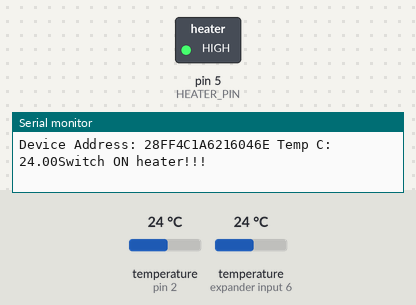
Bench run of a sketch on a simulated Arduino Uno, built with avr-gcc and run on an emulated ATmega328P. Shown: switched loads named in the sketch (green lamp = pin HIGH), the last lines printed to the serial monitor. Dashed ring = blinking. The test bench sets the inputs (shaded band); at power-on: temperature (sensors on pin 2, expander input 6) 24 °C.

Above: at 1.3 s.
1.4 s: temperature (sensor on pin 2) set to 26.8 °C
2.9 s: temperature (sensor on pin 2) set to 27.9 °C
At 3.5 s:
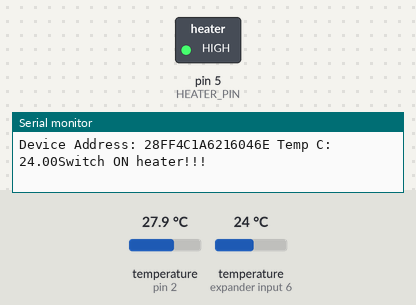
6.3 s: temperature (sensor on expander input 6) set to 26.9 °C
9.7 s: temperature (sensor on expander input 6) set to 27.9 °C
At 11.1 s:
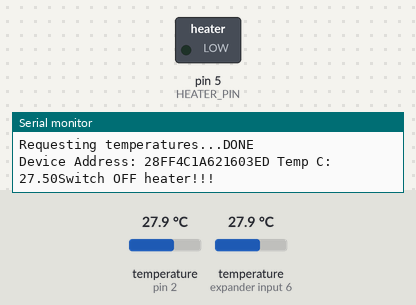
11.9 s: temperature (sensor on pin 2) set to 12 °C
At 12.9 s:
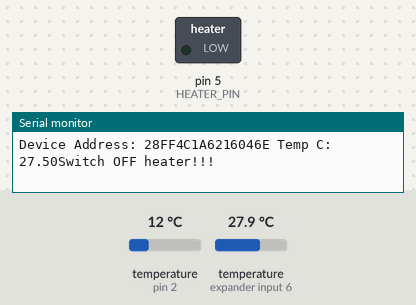
15.3 s: temperature (sensor on pin 2) set to 28 °C
At 15.3 s:
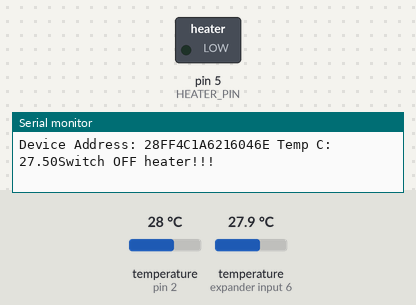
Timing chart, 0 to 17.8 s (numbered marks = the images above; inputs shaded):
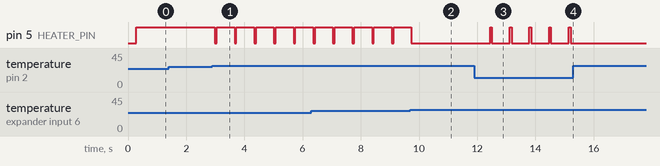

The sketch:

sketch.ino
```cpp
// Include the libraries we need
#include <OneWire.h>
#include <DallasTemperature.h>

// Data wire is plugged into port 2 on the Arduino
#define ONE_WIRE_BUS 2
#define TEMPERATURE_PRECISION 9

#define HEATER_PIN 5
// Setup a oneWire instance to communicate with any OneWire devices (not just Maxim/Dallas temperature ICs)
OneWire oneWire(ONE_WIRE_BUS);

// Pass our oneWire reference to Dallas Temperature.
DallasTemperature sensors(&oneWire);

// arrays to hold device addresses
DeviceAddress insideThermometer, outsideThermometer;

void setup(void)
{
  pinMode(HEATER_PIN, OUTPUT);

  Serial.begin(9600);
  Serial.println("Dallas Temperature IC Control Library Demo");

  // Start up the library
  sensors.begin();

  // locate devices on the bus
  Serial.print("Locating devices...");
  Serial.print("Found ");
  Serial.print(sensors.getDeviceCount(), DEC);
  // report parasite power requirements
  Serial.print("Parasite power is: ");
  if (sensors.isParasitePowerMode()) Serial.println("ON");
  else Serial.println("OFF");

  // Assign address manually. The addresses below will beed to be changed
  // to valid device addresses on your bus. Device address can be retrieved
  // by using either oneWire.search(deviceAddress) or individually via
  // sensors.getAddress(deviceAddress, index)
  //insideThermometer = { 0x28, 0x1D, 0x39, 0x31, 0x2, 0x0, 0x0, 0xF0 };
  //outsideThermometer   = { 0x28, 0x3F, 0x1C, 0x31, 0x2, 0x0, 0x0, 0x2 };

  // Search for devices on the bus and assign based on an index. Ideally,
  // you would do this to initially discover addresses on the bus and then
  // use those addresses and manually assign them (see above) once you know
  // the devices on your bus (and assuming they don't change).
  //
  // method 1: by index
  if (!sensors.getAddress(insideThermometer, 0)) Serial.println("Unable to find address for Device 0");
  if (!sensors.getAddress(outsideThermometer, 1)) Serial.println("Unable to find address for Device 1");

  // method 2: search()
  // search() looks for the next device. Returns 1 if a new address has been
  // returned. A zero might mean that the bus is shorted, there are no devices,
  // or you have already retrieved all of them. It might be a good idea to
  // check the CRC to make sure you didn't get garbage. The order is
  // deterministic. You will always get the same devices in the same order
  //
  // Must be called before search()
  //oneWire.reset_search();
  // assigns the first address found to insideThermometer
  //if (!oneWire.search(insideThermometer)) Serial.println("Unable to find address for insideThermometer");
  // assigns the seconds address found to outsideThermometer
  //if (!oneWire.search(outsideThermometer)) Serial.println("Unable to find address for outsideThermometer");

  // show the addresses we found on the bus
  Serial.print("Device 0 Address: ");
  printAddress(insideThermometer);
  Serial.println();

  Serial.print("Device 1 Address: ");
  printAddress(outsideThermometer);
  Serial.println();

  // set the resolution to 9 bit per device
  sensors.setResolution(insideThermometer, TEMPERATURE_PRECISION);
  sensors.setResolution(outsideThermometer, TEMPERATURE_PRECISION);

  Serial.print("Device 0 Resolution: ");
  Serial.print(sensors.getResolution(insideThermometer), DEC);
  Serial.println();

  Serial.print("Device 1 Resolution: ");
  Serial.print(sensors.getResolution(outsideThermometer), DEC);
  Serial.println();
}

// function to print a device address
void printAddress(DeviceAddress deviceAddress)
{
  for (uint8_t i = 0; i < 8; i++)
  {
    // zero pad the address if necessary
    if (deviceAddress[i] < 16) Serial.print("0");
    Serial.print(deviceAddress[i], HEX);
  }
}

// function to print the temperature for a device
void printTemperature(DeviceAddress deviceAddress)
{
  float tempC = sensors.getTempC(deviceAddress);
  Serial.print("Temp C: ");
  Serial.print(tempC);

  if (tempC > 27) {
    Serial.print("Switch OFF heater!!!");
    digitalWrite(HEATER_PIN, LOW);
  } else {
    Serial.print("Switch ON heater!!!");
    digitalWrite(HEATER_PIN, HIGH);
  }

}

// function to print a device's resolution
void printResolution(DeviceAddress deviceAddress)
{
  Serial.print("Resolution: ");
  Serial.print(sensors.getResolution(deviceAddress));
  Serial.println();
}

// main function to print information about a device
void printData(DeviceAddress deviceAddress)
{
  Serial.print("Device Address: ");
  printAddress(deviceAddress);
  Serial.print(" ");
  printTemperature(deviceAddress);
  Serial.println();
}

/*
 * Main function, calls the temperatures in a loop.
 */
void loop(void)
{
  // call sensors.requestTemperatures() to issue a global temperature
  // request to all devices on the bus
  Serial.print("Requesting temperatures...");
  sensors.requestTemperatures();
  Serial.println("DONE");

  // print the device information
  printData(insideThermometer);
  printData(outsideThermometer);

  delay(500);
}
```

Measured:
- the behaviour switches between 27.4 and 27.5 °C on temperature (sensor on pin 2) (found by bisection; images 0 and 1)
- the behaviour switches between 27.4 and 27.5 °C on temperature (sensor on expander input 6) (found by bisection; images 1 and 2)
- after the input at 2.9 s, pin 5 (HEATER_PIN): alternates HIGH for 0.61 s and LOW for 0.06 s, starting after 0.09 s
- after the input at 9.7 s, pin 5 (HEATER_PIN): goes on until 9.7 s, then stays LOW
- after the input at 11.9 s, pin 5 (HEATER_PIN): alternates HIGH for 0.06 s and LOW for 0.61 s, starting after 0.54 s
- after the input at 15.3 s, pin 5 (HEATER_PIN): stops changing and stays LOW
